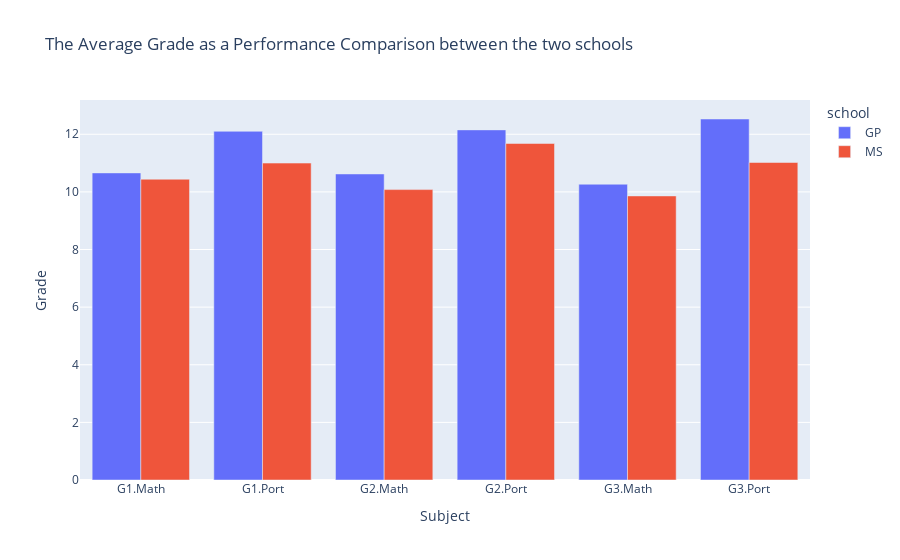

Notebook cell for this chart:
### Markdown cell above
In the first visualization of this part, we will see that which of the schools is performing better at these 2 subjects, the Gabriel Pereira or Mousinho da Silveira.

### Code cell
data_melted1 = data.melt(id_vars='school', value_vars=['G1.Math', 'G2.Math', 'G3.Math', 'G1.Port', 'G2.Port', 'G3.Port'], var_name='Subject', value_name='Grade')

# Group by 'school', 'Subject', calculate the mean, and reset the index
grouping1 = data_melted1.groupby(by=["school", "Subject"])["Grade"].mean().reset_index()

# Create a grouped bar plot with mean values using Plotly
fig = px.bar(grouping1, x='Subject', y='Grade', color='school', barmode='group',
             title='The Average Grade as a Performance Comparison between the two schools', labels={'Grade': 'Average Grade'})
fig.update_layout(xaxis_title='Subject', yaxis_title='Grade', showlegend=True)
fig.show()

### Figure 1 — Plotly figure (JSON) as saved in the notebook; plotly's stock layout.template omitted (floating-point values rounded to 4 significant figures)
{"data": [{"alignmentgroup": "True", "hovertemplate": "school=GP<br>Subject=%{x}<br>Average Grade=%{y}<extra></extra>", "legendgroup": "GP", "marker": {"color": "#636efa", "pattern": {"shape": ""}}, "name": "GP", "offsetgroup": "GP", "orientation": "v", "showlegend": true, "textposition": "auto", "type": "bar", "x": ["G1.Math", "G1.Port", "G2.Math", "G2.Port", "G3.Math", "G3.Port"], "xaxis": "x", "y": [10.66, 12.1, 10.62, 12.15, 10.27, 12.53], "yaxis": "y"}, {"alignmentgroup": "True", "hovertemplate": "school=MS<br>Subject=%{x}<br>Average Grade=%{y}<extra></extra>", "legendgroup": "MS", "marker": {"color": "#EF553B", "pattern": {"shape": ""}}, "name": "MS", "offsetgroup": "MS", "orientation": "v", "showlegend": true, "textposition": "auto", "type": "bar", "x": ["G1.Math", "G1.Port", "G2.Math", "G2.Port", "G3.Math", "G3.Port"], "xaxis": "x", "y": [10.44, 11, 10.08, 11.68, 9.86, 11.02], "yaxis": "y"}], "layout": {"barmode": "group", "legend": {"title": {"text": "school"}, "tracegroupgap": 0}, "showlegend": true, "title": {"text": "The Average Grade as a Performance Comparison between the two schools"}, "xaxis": {"anchor": "y", "domain": [0, 1], "title": {"text": "Subject"}}, "yaxis": {"anchor": "x", "domain": [0, 1], "title": {"text": "Grade"}}}}
